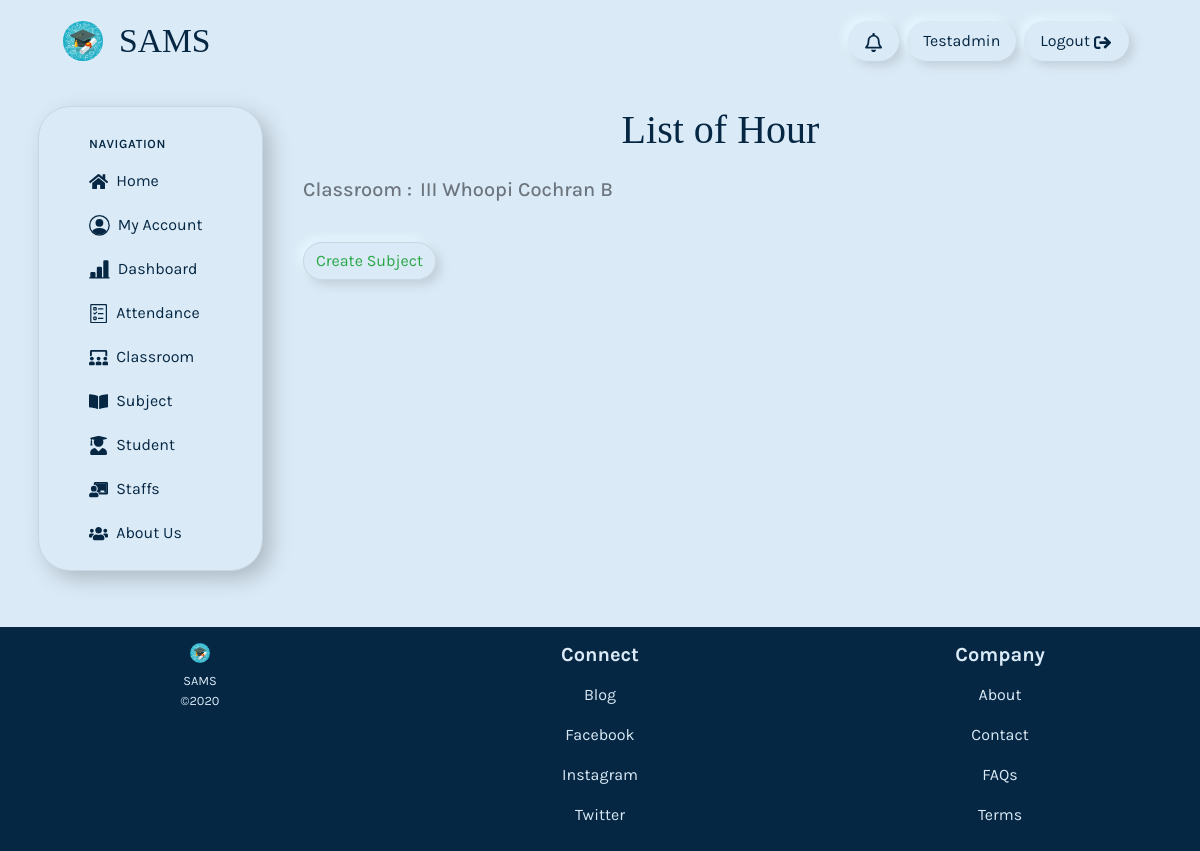
The page /classroom/subjects/1/ (signed in) on the database its author committed.
### user_module/models.py (models this page shows)
class User(AbstractUser):
    user_type_choice = ((1, 'Admin'), (2, 'Staff'), (3, 'Student'))
    user_type = models.PositiveSmallIntegerField(choices=user_type_choice)
    email = models.EmailField(unique=True)
    first_name = models.CharField(max_length=50, null=True, blank=False)
    REQUIRED_FIELDS = ['user_type', 'email']

### classroom/models.py (models this page shows)
class ClassroomModel(models.Model):
    course = models.CharField(max_length=50)
    year = models.PositiveSmallIntegerField(
        choices=((1, 'I'), (2, 'II'), (3, 'III')))
    sec = models.CharField(choices=(('a', 'A'), ('b', 'B')),
                           null=True, blank=True, max_length=5)
    tutor = models.ForeignKey(
        settings.AUTH_USER_MODEL,
        on_delete=models.PROTECT,
        limit_choices_to={'user_type': 2})
    students = models.ManyToManyField(
        settings.AUTH_USER_MODEL, related_name='classroom_students', limit_choices_to={'user_type': 3})
    class Meta:
        db_table = 'classroom'
        verbose_name = 'Classroom'
        verbose_name_plural = 'Classrooms'
    def __str__(self):
        return self.get_year_display()+' '+self.course+' '+self.sec

### subject/views.py (the view)
# urls.py: path('<int:class_id>/', HourListView, name="hour_list"),
def HourListView(request, class_id):
    class_obj = get_object_or_404(ClassroomModel, id=class_id)
    hour_obj = HourModel.objects.filter(classroom=class_obj)
    sub_count = []
    for hour in hour_obj:
        count = SubjectModel.objects.filter(hour=hour).count()
        sub_count.append(count)
    hour_obj = zip(hour_obj, sub_count)
    context = {
        'class_obj': class_obj,
        'hour_obj': hour_obj,
    }
    return render(request, 'subject/HourList.html', context=context)

### templates/subject/HourList.html (shortened to what this page needs)
{% extends 'base.html' %}
{% block content %}
<section class="text-center text_d_blue arvo mt-3 mb-3 mt-md-0" style="margin-bottom: 35px;">
	<h1>List of Hour</h1>
</section>
<section class="pl-md-4 d-flex flex-column flex-md-row pt-md-2">
	<h5 class="text-muted d-none d-md-flex justify-content-center justify-content-md-start">
		Classroom :
	</h5>
	<h5 class="ml-2 capitalize text-muted text-muted d-flex justify-content-center justify-content-md-start">
		{{ class_obj }}
	</h5>
</section>
<section class="ml-md-4 d-flex justify-content-center justify-content-md-start">
	<a href="{% url 'subject:create_hour' class_obj.id %}" target="_blank" rel="noopener noreferrer"
		class="btn border_white btn-cust neu_icon text-success align-self-center">Create&nbsp;Subject</a>
</section>
{% endblock %}

### templates/header.html (shortened to what this page needs)
{% load static %}
<nav class="navbar navbar-expand-md bg_l_bluish_white py-md-3 px-md-5 px-sm-3 mb-md-3" style="z-index: 1040;"
    id="top_navbar">
    <div class="container-fluid justify-content-between">
        <a class="navbar-brand d-flex" href="{% url 'homepage' %}" style="min-width: 7rem">
            <img src="{% static 'img/logo.jpg' %}" width="40" class="rounded-circle" />
            <h6 class="my-auto ml-3 text_d_blue arvo d-none d-md-block" style="font-size: 2.1rem;">SAMS</h6>
        </a>
        <article class="d-flex flex-row">
            <section class="navbar-toolbar d-flex flex-shrink-0 align-items-center">
                <a class="nav-link text_d_blue rounded-pill neu_icon mr-2" href="#">
                </a>
                {% if user.is_authenticated %}
                <a href="#" class="nav-link d-none d-sm-flex align-items-center rounded-pill neu_icon mr-2">
                    <span class="d-none d-sm-flex capitalize text_d_blue">{{ user.username}}</span>
                </a>
                <a class="nav-link text_d_blue rounded-pill neu_icon mr-2 d-none d-md-block"
                    href="{% url 'logout' %}">Logout
                </a>
                {% endif %}
            </section>
        </article>
    </div>
</nav>

### static/css/style.css (style rules this page uses)
html { scroll-behavior: smooth; }
body { background-color: #daeaf6; font-family: 'Karla', sans-serif !important; }
.arvo { font-family: 'Arvo', serif; }
.bg_l_bluish_white { background-color: #daeaf6; }
.text_d_blue { color: #062743; }
.capitalize { text-transform: capitalize; }
.nav-link { color: #062743; }
.btn-cust { color: #062743; -webkit-transition: all 0.4s; transition: all 0.4s; border-radius: 2rem !important; }
.neu_icon { -webkit-transition: all 0.4s; transition: all 0.4s; -webkit-box-shadow: 5px 5px 10px #c2d0db, -5px -5px 10px #e5f6ff; box-shadow: 5px 5px 10px #c2d0db, -5px -5px 10px #e5f6ff; }
.border_white { border: 1px solid #c9d7e2; }

### rows shown on the page
User: username "Testadmin"
ClassroomModel: year+course+sec "III Whoopi Cochran B"
